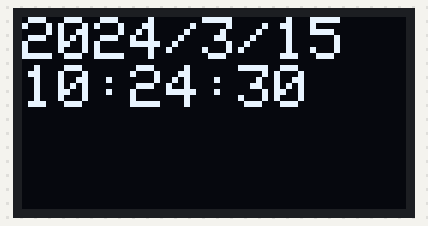
Recording of a sketch running on a simulated Arduino Uno, built with avr-gcc and run on an emulated ATmega328P. Shown: 128×64 one-colour display. The local clock reads 2024-03-15 10:24:30 at power-on unless the sketch sets it.

Above: at 0.1 s.
At 3.1 s:
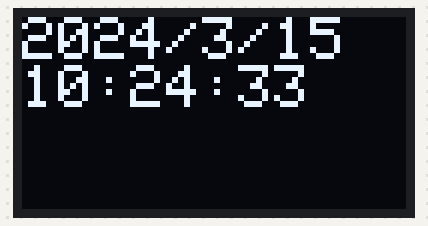
At 9.1 s:
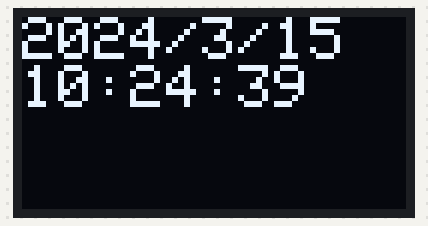
At 19.1 s:
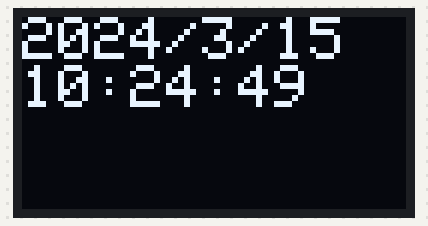
At 27.1 s:
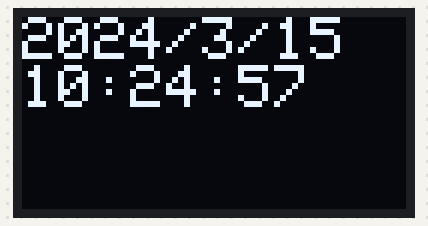
At 38.1 s:
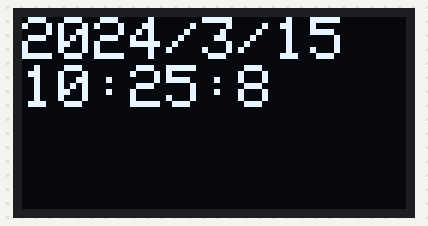

Measured:
- what the display in image 0 shows lasts 1.0 s, from 0.1 s to 1.1 s

The sketch:

Lab7exercise2.ino
```cpp
#include <SPI.h>
#include <Wire.h>
#include <ThreeWire.h>
#include <RtcDS1302.h>
#include <Adafruit_GFX.h>
#include <Adafruit_SSD1306.h>
#define SCREEN_WIDTH 128
#define SCREEN_HEIGHT 64
#define OLED_RESET  -1
Adafruit_SSD1306 display(SCREEN_WIDTH, SCREEN_HEIGHT, &Wire, OLED_RESET);

ThreeWire myWire(A1,A0,A2);
RtcDS1302<ThreeWire>Rtc(myWire);

void printDateTime(const RtcDateTime& dt){
display.clearDisplay();
display.setCursor(0,0);
display.print(dt.Year(), DEC);
display.print('/');
display.print(dt.Month(), DEC);
display.print('/');
display.print(dt.Day(), DEC);
display.print(' ');
display.print(dt.Hour(), DEC);
display.print(':');
display.print(dt.Minute(), DEC);
display.print(':');
display.print(dt.Second(), DEC);

display.display();
}

void setup() {
Rtc.Begin();

  RtcDateTime now = Rtc.GetDateTime();

display.begin(SSD1306_SWITCHCAPVCC, 0x3c);
display.clearDisplay();
display.setTextSize(1);
display.setTextColor(WHITE);
display.setCursor(0,0);
display.print("Date : ");
display.setTextSize(2);
display.display();

}
void loop() {
  RtcDateTime now = Rtc.GetDateTime();
  printDateTime(now);


}
```
